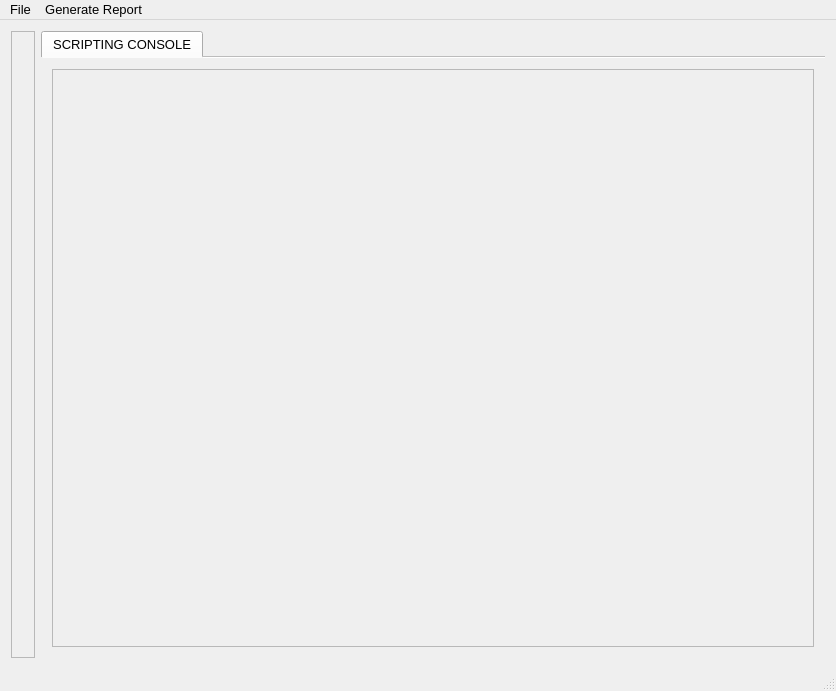
<?xml version="1.0" encoding="UTF-8"?>
<ui version="4.0">
 <class>EvoSim</class>
 <widget class="QMainWindow" name="EvoSim">
  <property name="geometry">
   <rect>
    <x>0</x>
    <y>0</y>
    <width>836</width>
    <height>691</height>
   </rect>
  </property>
  <property name="maximumSize">
   <size>
    <width>16777215</width>
    <height>16777215</height>
   </size>
  </property>
  <property name="font">
   <font>
    <pointsize>10</pointsize>
   </font>
  </property>
  <property name="contextMenuPolicy">
   <enum>Qt::CustomContextMenu</enum>
  </property>
  <property name="windowTitle">
   <string>EvoSim- The Microstructure Evolution Simulator</string>
  </property>
  <property name="windowIcon">
   <iconset>
    <normaloff>:/favicon.png</normaloff>:/favicon.png</iconset>
  </property>
  <widget class="QWidget" name="centralWidget">
   <layout class="QGridLayout" name="gridLayout_3">
    <item row="0" column="0">
     <widget class="QFrame" name="sidepanel">
      <property name="frameShape">
       <enum>QFrame::StyledPanel</enum>
      </property>
      <property name="frameShadow">
       <enum>QFrame::Raised</enum>
      </property>
      <layout class="QGridLayout" name="gridLayout_66"/>
     </widget>
    </item>
    <item row="0" column="1">
     <widget class="QTabWidget" name="tabWidgetMain">
      <property name="font">
       <font>
        <pointsize>10</pointsize>
        <weight>50</weight>
        <bold>false</bold>
        <underline>false</underline>
       </font>
      </property>
      <property name="focusPolicy">
       <enum>Qt::StrongFocus</enum>
      </property>
      <property name="contextMenuPolicy">
       <enum>Qt::DefaultContextMenu</enum>
      </property>
      <property name="autoFillBackground">
       <bool>true</bool>
      </property>
      <property name="tabPosition">
       <enum>QTabWidget::North</enum>
      </property>
      <property name="tabShape">
       <enum>QTabWidget::Rounded</enum>
      </property>
      <property name="currentIndex">
       <number>0</number>
      </property>
      <property name="elideMode">
       <enum>Qt::ElideNone</enum>
      </property>
      <property name="documentMode">
       <bool>true</bool>
      </property>
      <property name="movable">
       <bool>false</bool>
      </property>
      <widget class="QWidget" name="tab_26">
       <attribute name="title">
        <string>SCRIPTING CONSOLE</string>
       </attribute>
       <layout class="QGridLayout" name="gridLayout_31">
        <item row="1" column="0">
         <widget class="QFrame" name="frameipy">
          <property name="frameShape">
           <enum>QFrame::StyledPanel</enum>
          </property>
          <property name="frameShadow">
           <enum>QFrame::Raised</enum>
          </property>
          <layout class="QVBoxLayout" name="layoutipy"/>
         </widget>
        </item>
       </layout>
      </widget>
     </widget>
    </item>
   </layout>
  </widget>
  <widget class="QMenuBar" name="menuBar">
   <property name="geometry">
    <rect>
     <x>0</x>
     <y>0</y>
     <width>836</width>
     <height>29</height>
    </rect>
   </property>
   <widget class="QMenu" name="menuView">
    <property name="title">
     <string>File</string>
    </property>
    <widget class="QMenu" name="menucolormap">
     <property name="autoFillBackground">
      <bool>true</bool>
     </property>
     <property name="tearOffEnabled">
      <bool>true</bool>
     </property>
     <property name="title">
      <string>Colormap</string>
     </property>
    </widget>
    <addaction name="separator"/>
    <addaction name="menucolormap"/>
    <addaction name="separator"/>
   </widget>
   <widget class="QMenu" name="menuGenerate_Report">
    <property name="title">
     <string>Generate Report</string>
    </property>
   </widget>
   <addaction name="menuView"/>
   <addaction name="menuGenerate_Report"/>
  </widget>
  <widget class="QStatusBar" name="statusBar"/>
  <action name="actionPlotting_Options">
   <property name="text">
    <string>Plotting Options</string>
   </property>
  </action>
 </widget>
 <layoutdefault spacing="6" margin="11"/>
 <resources/>
 <connections/>
 <slots>
  <slot>Evolve()</slot>
  <slot>GenerateTexture()</slot>
  <slot>ShowMicrostructure()</slot>
  <slot>AnalyzeMorphology()</slot>
  <slot>getDir()</slot>
  <slot>ShowThisMS()</slot>
  <slot>PrePostSwitch()</slot>
  <slot>updateURTView()</slot>
  <slot>urtGenerate()</slot>
  <slot>ftGenerate()</slot>
  <slot>stGenerate()</slot>
  <slot>genericGenerate()</slot>
  <slot>switchSidePanel()</slot>
  <slot>Dumptoipy()</slot>
  <slot>Clearipy()</slot>
  <slot>AssignTextureToMS()</slot>
  <slot>ShowThisMSWT()</slot>
  <slot>Evolve3()</slot>
 </slots>
</ui>
